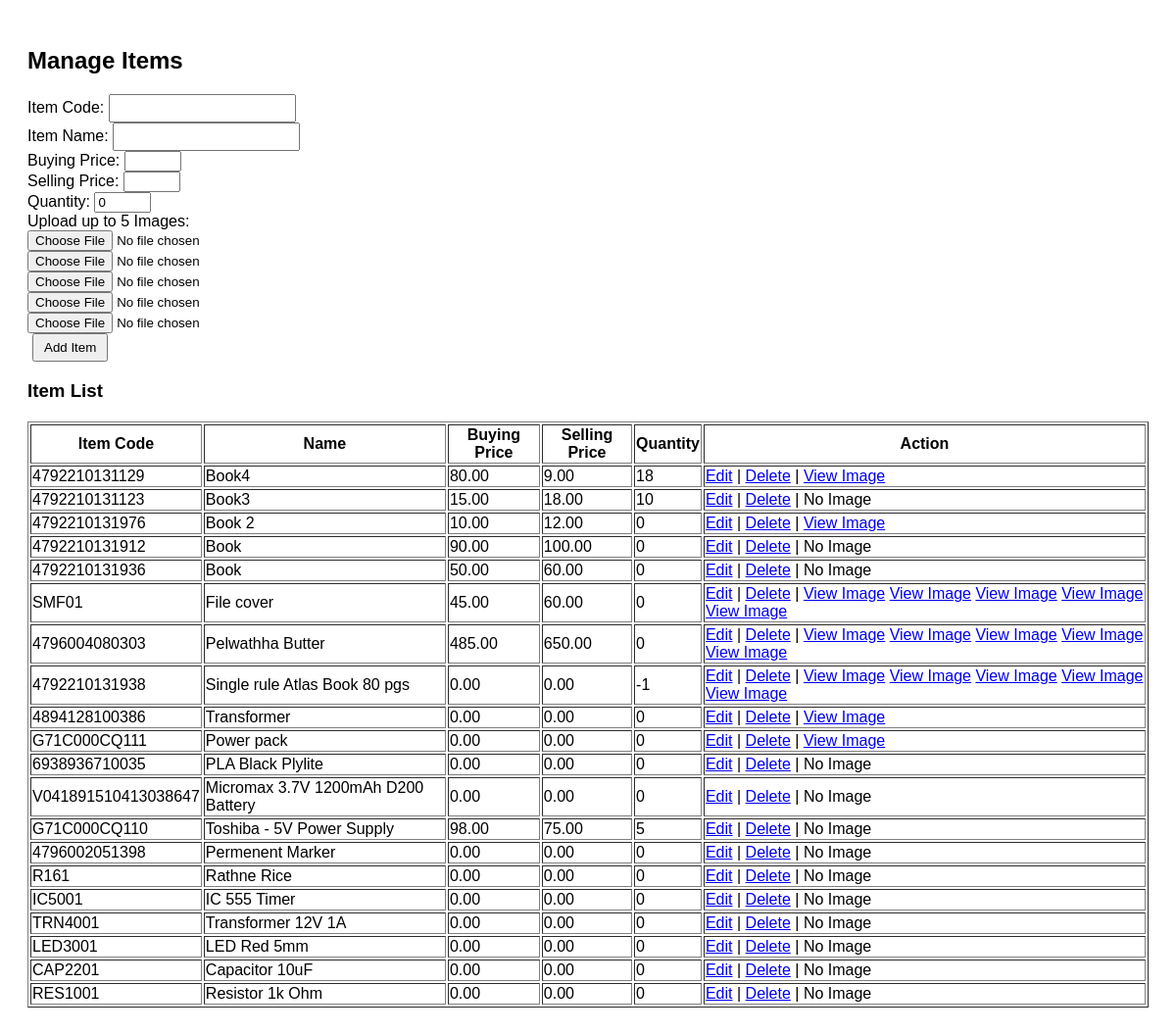
Screenshot of /manage-items.php with the database file from the repository.
### tables this page shows
CREATE TABLE IF NOT EXISTS `items` (
  `id` int NOT NULL AUTO_INCREMENT,
  `item_code` varchar(100) NOT NULL,
  `name` varchar(255) NOT NULL,
  `image` text,
  `buying_price` decimal(10,2) DEFAULT '0.00',
  `selling_price` decimal(10,2) DEFAULT '0.00',
  `quantity` int DEFAULT '0',
  PRIMARY KEY (`id`),
  UNIQUE KEY `item_code` (`item_code`)
);

### manage-items.php (the view, shortened to what this page needs)
<?php
include 'db.php';
$edit_item = null;
?>
<!DOCTYPE html>
<html>
<head>
    <link rel="stylesheet" href="style.css">
</head>
<body>
    <h2>Manage Items</h2>
    <form method="POST" enctype="multipart/form-data">
        <label>Item Code:</label>
        <input type="text" name="item_code" value="<?php echo $edit_item['item_code'] ?? ''; ?>" required onblur="fetchItemName()"><br>
        <label>Item Name:</label>
        <input type="text" name="name" value="<?php echo $edit_item['name'] ?? ''; ?>" required><br>
        <label>Buying Price:</label>
        <input type="number" step="0.01" name="buying_price" value="<?php echo $edit_item['buying_price'] ?? ''; ?>" required><br>
        <label>Selling Price:</label>
        <input type="number" step="0.01" name="selling_price" value="<?php echo $edit_item['selling_price'] ?? ''; ?>" required><br>
        <label>Quantity:</label>
        <input type="number" name="quantity" value="<?php echo $edit_item['quantity'] ?? 0; ?>" required><br>
        <label>Upload up to 5 Images:</label><br>
        <?php for ($i = 0; $i < 5; $i++): ?>
            <input type="file" name="images[]"><br>
        <?php endfor; ?>
        <button type="submit" name="<?php echo $edit_item ? 'update_item' : 'add_item'; ?>">
            <?php echo $edit_item ? 'Update Item' : 'Add Item'; ?>
        </button>
    </form>
    <h3>Item List</h3>
    <table border="1">
        <tr><th>Item Code</th><th>Name</th><th>Buying Price</th><th>Selling Price</th><th>Quantity</th><th>Action</th></tr>
        <?php
        $result = $conn->query("SELECT * FROM items ORDER BY id DESC");
        while ($row = $result->fetch_assoc()) {
            echo "<tr>
                    <td>{$row['item_code']}</td>
                    <td>{$row['name']}</td>
                    <td>{$row['buying_price']}</td>
                    <td>{$row['selling_price']}</td>
                    <td>{$row['quantity']}</td>
                    <td>
                        <a href='manage-items.php?edit={$row['id']}'>Edit</a> |
                        <a href='manage-items.php?delete={$row['id']}' onclick=\"return confirm('Are you sure?');\">Delete</a> | ";
            if ($row['image']) {
                $images = explode(",", $row['image']);
                foreach ($images as $img) {
                    echo "<a href='{$img}' target='_blank'>View Image</a> ";
                }
            } else {
                echo "No Image";
            }
            echo "</td></tr>";
        }
        ?>
    </table>
</body>
</html>

### style.css (style rules this page uses)
body { font-family: Arial, sans-serif; padding: 20px; }
table { width: 100%; margin-top: 20px; }
input[type="text"] { padding: 5px; }
input[type="number"] { width: 50px; }
button { padding: 5px 10px; margin-left: 5px; }

### rows the page displays
items: item_code "4792210131129", name "Book4", buying_price "80.00", selling_price "9.00", quantity "18"
items: item_code "4792210131123", name "Book3", buying_price "15.00", selling_price "18.00", quantity "10", image "No Image"
items: item_code "4792210131976", name "Book 2", buying_price "10.00", selling_price "12.00", quantity "0"
items: item_code "4792210131912", name "Book", buying_price "90.00", selling_price "100.00", quantity "0", image "No Image"
items: item_code "4792210131936", name "Book", buying_price "50.00", selling_price "60.00", quantity "0", image "No Image"
items: item_code "SMF01", name "File cover", buying_price "45.00", selling_price "60.00", quantity "0"
items: item_code "4796004080303", name "Pelwathha Butter", buying_price "485.00", selling_price "650.00", quantity "0"
items: item_code "4792210131938", name "Single rule Atlas Book 80 pgs", buying_price "0.00", selling_price "0.00", quantity "-1"
items: item_code "4894128100386", name "Transformer", buying_price "0.00", selling_price "0.00", quantity "0"
items: item_code "G71C000CQ111", name "Power pack", buying_price "0.00", selling_price "0.00", quantity "0"
items: item_code "6938936710035", name "PLA Black Plylite", buying_price "0.00", selling_price "0.00", quantity "0", shows "No Image"
items: item_code "V041891510413038647", name "Micromax 3.7V 1200mAh D200 Battery", buying_price "0.00", selling_price "0.00", quantity "0", shows "No Image"
items: item_code "G71C000CQ110", name "Toshiba - 5V Power Supply", buying_price "98.00", selling_price "75.00", quantity "5", image "No Image"
items: item_code "4796002051398", name "Permenent Marker", buying_price "0.00", selling_price "0.00", quantity "0", shows "No Image"
items: item_code "R161", name "Rathne Rice", buying_price "0.00", selling_price "0.00", quantity "0", shows "No Image"
items: item_code "IC5001", name "IC 555 Timer", buying_price "0.00", selling_price "0.00", quantity "0", shows "No Image"
items: item_code "TRN4001", name "Transformer 12V 1A", buying_price "0.00", selling_price "0.00", quantity "0", shows "No Image"
items: item_code "LED3001", name "LED Red 5mm", buying_price "0.00", selling_price "0.00", quantity "0", shows "No Image"
items: item_code "CAP2201", name "Capacitor 10uF", buying_price "0.00", selling_price "0.00", quantity "0", shows "No Image"
items: item_code "RES1001", name "Resistor 1k Ohm", buying_price "0.00", selling_price "0.00", quantity "0", shows "No Image"
